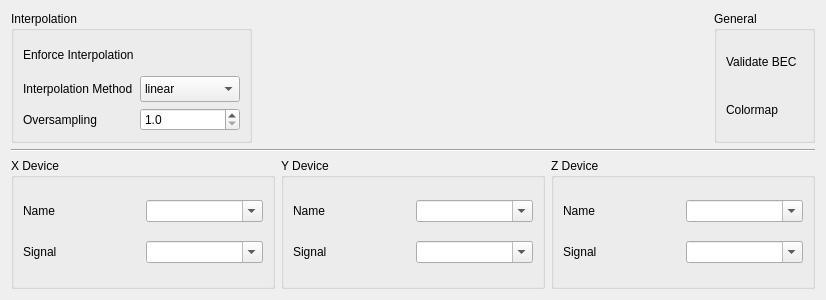
<?xml version="1.0" encoding="UTF-8"?>
<ui version="4.0">
 <class>Form</class>
 <widget class="QWidget" name="Form">
  <property name="geometry">
   <rect>
    <x>0</x>
    <y>0</y>
    <width>826</width>
    <height>300</height>
   </rect>
  </property>
  <property name="windowTitle">
   <string>Form</string>
  </property>
  <layout class="QVBoxLayout" name="verticalLayout">
   <item>
    <layout class="QHBoxLayout" name="horizontalLayout_2">
     <item>
      <widget class="QGroupBox" name="groupBox_4">
       <property name="title">
        <string>Interpolation</string>
       </property>
       <layout class="QGridLayout" name="gridLayout_4">
        <item row="1" column="2" alignment="Qt::AlignmentFlag::AlignRight">
         <widget class="ToggleSwitch" name="enforce_interpolation">
          <property name="toolTip">
           <string>Use the interpolation mode even for grid scans</string>
          </property>
          <property name="checked" stdset="0">
           <bool>false</bool>
          </property>
         </widget>
        </item>
        <item row="1" column="1">
         <widget class="QLabel" name="label_9">
          <property name="toolTip">
           <string>Use the interpolation mode even for grid scans</string>
          </property>
          <property name="text">
           <string>Enforce Interpolation</string>
          </property>
         </widget>
        </item>
        <item row="5" column="2">
         <widget class="QDoubleSpinBox" name="oversampling_factor">
          <property name="decimals">
           <number>1</number>
          </property>
          <property name="minimum">
           <double>1.000000000000000</double>
          </property>
          <property name="maximum">
           <double>10.000000000000000</double>
          </property>
         </widget>
        </item>
        <item row="3" column="2">
         <widget class="QComboBox" name="interpolation">
          <property name="minimumSize">
           <size>
            <width>100</width>
            <height>26</height>
           </size>
          </property>
          <item>
           <property name="text">
            <string>linear</string>
           </property>
          </item>
          <item>
           <property name="text">
            <string>nearest</string>
           </property>
          </item>
          <item>
           <property name="text">
            <string>clough</string>
           </property>
          </item>
         </widget>
        </item>
        <item row="5" column="1">
         <widget class="QLabel" name="label_10">
          <property name="text">
           <string>Oversampling</string>
          </property>
         </widget>
        </item>
        <item row="3" column="1">
         <widget class="QLabel" name="label_8">
          <property name="maximumSize">
           <size>
            <width>16777215</width>
            <height>50</height>
           </size>
          </property>
          <property name="text">
           <string>Interpolation Method</string>
          </property>
         </widget>
        </item>
       </layout>
      </widget>
     </item>
     <item>
      <spacer name="horizontalSpacer">
       <property name="orientation">
        <enum>Qt::Orientation::Horizontal</enum>
       </property>
       <property name="sizeHint" stdset="0">
        <size>
         <width>40</width>
         <height>16</height>
        </size>
       </property>
      </spacer>
     </item>
     <item alignment="Qt::AlignmentFlag::AlignRight">
      <widget class="QGroupBox" name="groupBox_5">
       <property name="title">
        <string>General</string>
       </property>
       <layout class="QGridLayout" name="gridLayout_5">
        <item row="2" column="1">
         <widget class="QLabel" name="label_7">
          <property name="maximumSize">
           <size>
            <width>16777215</width>
            <height>50</height>
           </size>
          </property>
          <property name="text">
           <string>Validate BEC</string>
          </property>
         </widget>
        </item>
        <item row="2" column="3" alignment="Qt::AlignmentFlag::AlignRight">
         <widget class="ToggleSwitch" name="validate_bec"/>
        </item>
        <item row="3" column="3" alignment="Qt::AlignmentFlag::AlignRight">
         <widget class="BECColorMapWidget" name="color_map">
          <property name="sizePolicy">
           <sizepolicy hsizetype="Preferred" vsizetype="Preferred">
            <horstretch>0</horstretch>
            <verstretch>0</verstretch>
           </sizepolicy>
          </property>
          <property name="maximumSize">
           <size>
            <width>16777215</width>
            <height>50</height>
           </size>
          </property>
         </widget>
        </item>
        <item row="3" column="1">
         <widget class="QLabel" name="label_11">
          <property name="text">
           <string>Colormap</string>
          </property>
         </widget>
        </item>
       </layout>
      </widget>
     </item>
    </layout>
   </item>
   <item>
    <widget class="Line" name="line">
     <property name="orientation">
      <enum>Qt::Orientation::Horizontal</enum>
     </property>
    </widget>
   </item>
   <item>
    <layout class="QHBoxLayout" name="horizontalLayout">
     <item>
      <widget class="QGroupBox" name="groupBox">
       <property name="title">
        <string>X Device</string>
       </property>
       <layout class="QGridLayout" name="gridLayout">
        <item row="0" column="0">
         <widget class="QLabel" name="label">
          <property name="text">
           <string>Name</string>
          </property>
         </widget>
        </item>
        <item row="1" column="0">
         <widget class="QLabel" name="label_2">
          <property name="text">
           <string>Signal</string>
          </property>
         </widget>
        </item>
        <item row="0" column="1">
         <widget class="DeviceComboBox" name="x_name">
          <property name="editable">
           <bool>true</bool>
          </property>
          <property name="set_first_element_as_empty" stdset="0">
           <bool>true</bool>
          </property>
         </widget>
        </item>
        <item row="1" column="1">
         <widget class="SignalComboBox" name="x_entry">
          <property name="editable">
           <bool>true</bool>
          </property>
         </widget>
        </item>
       </layout>
      </widget>
     </item>
     <item>
      <widget class="QGroupBox" name="groupBox_2">
       <property name="title">
        <string>Y Device</string>
       </property>
       <layout class="QGridLayout" name="gridLayout_2">
        <item row="0" column="0">
         <widget class="QLabel" name="label_3">
          <property name="text">
           <string>Name</string>
          </property>
         </widget>
        </item>
        <item row="1" column="0">
         <widget class="QLabel" name="label_4">
          <property name="text">
           <string>Signal</string>
          </property>
         </widget>
        </item>
        <item row="0" column="1">
         <widget class="DeviceComboBox" name="y_name">
          <property name="editable">
           <bool>true</bool>
          </property>
          <property name="set_first_element_as_empty" stdset="0">
           <bool>true</bool>
          </property>
         </widget>
        </item>
        <item row="1" column="1">
         <widget class="SignalComboBox" name="y_entry">
          <property name="editable">
           <bool>true</bool>
          </property>
         </widget>
        </item>
       </layout>
      </widget>
     </item>
     <item>
      <widget class="QGroupBox" name="groupBox_3">
       <property name="title">
        <string>Z Device</string>
       </property>
       <layout class="QGridLayout" name="gridLayout_3">
        <item row="0" column="0">
         <widget class="QLabel" name="label_5">
          <property name="text">
           <string>Name</string>
          </property>
         </widget>
        </item>
        <item row="1" column="0">
         <widget class="QLabel" name="label_6">
          <property name="text">
           <string>Signal</string>
          </property>
         </widget>
        </item>
        <item row="0" column="1">
         <widget class="DeviceComboBox" name="z_name">
          <property name="editable">
           <bool>true</bool>
          </property>
          <property name="set_first_element_as_empty" stdset="0">
           <bool>true</bool>
          </property>
         </widget>
        </item>
        <item row="1" column="1">
         <widget class="SignalComboBox" name="z_entry">
          <property name="editable">
           <bool>true</bool>
          </property>
         </widget>
        </item>
       </layout>
      </widget>
     </item>
    </layout>
   </item>
  </layout>
 </widget>
 <customwidgets>
  <customwidget>
   <class>DeviceComboBox</class>
   <extends>QComboBox</extends>
   <header>device_combobox</header>
  </customwidget>
  <customwidget>
   <class>SignalComboBox</class>
   <extends>QComboBox</extends>
   <header>signal_combo_box</header>
  </customwidget>
  <customwidget>
   <class>ToggleSwitch</class>
   <extends>QWidget</extends>
   <header>toggle_switch</header>
  </customwidget>
  <customwidget>
   <class>BECColorMapWidget</class>
   <extends>QWidget</extends>
   <header>bec_color_map_widget</header>
  </customwidget>
 </customwidgets>
 <tabstops>
  <tabstop>x_name</tabstop>
  <tabstop>y_name</tabstop>
  <tabstop>z_name</tabstop>
  <tabstop>x_entry</tabstop>
  <tabstop>y_entry</tabstop>
  <tabstop>z_entry</tabstop>
  <tabstop>interpolation</tabstop>
  <tabstop>oversampling_factor</tabstop>
 </tabstops>
 <resources/>
 <connections>
  <connection>
   <sender>x_name</sender>
   <signal>device_reset()</signal>
   <receiver>x_entry</receiver>
   <slot>reset_selection()</slot>
   <hints>
    <hint type="sourcelabel">
     <x>254</x>
     <y>226</y>
    </hint>
    <hint type="destinationlabel">
     <x>254</x>
     <y>267</y>
    </hint>
   </hints>
  </connection>
  <connection>
   <sender>x_name</sender>
   <signal>currentTextChanged(QString)</signal>
   <receiver>x_entry</receiver>
   <slot>set_device(QString)</slot>
   <hints>
    <hint type="sourcelabel">
     <x>254</x>
     <y>226</y>
    </hint>
    <hint type="destinationlabel">
     <x>254</x>
     <y>267</y>
    </hint>
   </hints>
  </connection>
  <connection>
   <sender>y_name</sender>
   <signal>device_reset()</signal>
   <receiver>y_entry</receiver>
   <slot>reset_selection()</slot>
   <hints>
    <hint type="sourcelabel">
     <x>526</x>
     <y>226</y>
    </hint>
    <hint type="destinationlabel">
     <x>526</x>
     <y>267</y>
    </hint>
   </hints>
  </connection>
  <connection>
   <sender>y_name</sender>
   <signal>currentTextChanged(QString)</signal>
   <receiver>y_entry</receiver>
   <slot>set_device(QString)</slot>
   <hints>
    <hint type="sourcelabel">
     <x>526</x>
     <y>226</y>
    </hint>
    <hint type="destinationlabel">
     <x>526</x>
     <y>267</y>
    </hint>
   </hints>
  </connection>
  <connection>
   <sender>z_name</sender>
   <signal>device_reset()</signal>
   <receiver>z_entry</receiver>
   <slot>reset_selection()</slot>
   <hints>
    <hint type="sourcelabel">
     <x>798</x>
     <y>226</y>
    </hint>
    <hint type="destinationlabel">
     <x>798</x>
     <y>267</y>
    </hint>
   </hints>
  </connection>
  <connection>
   <sender>z_name</sender>
   <signal>currentTextChanged(QString)</signal>
   <receiver>z_entry</receiver>
   <slot>set_device(QString)</slot>
   <hints>
    <hint type="sourcelabel">
     <x>798</x>
     <y>226</y>
    </hint>
    <hint type="destinationlabel">
     <x>798</x>
     <y>267</y>
    </hint>
   </hints>
  </connection>
 </connections>
</ui>
